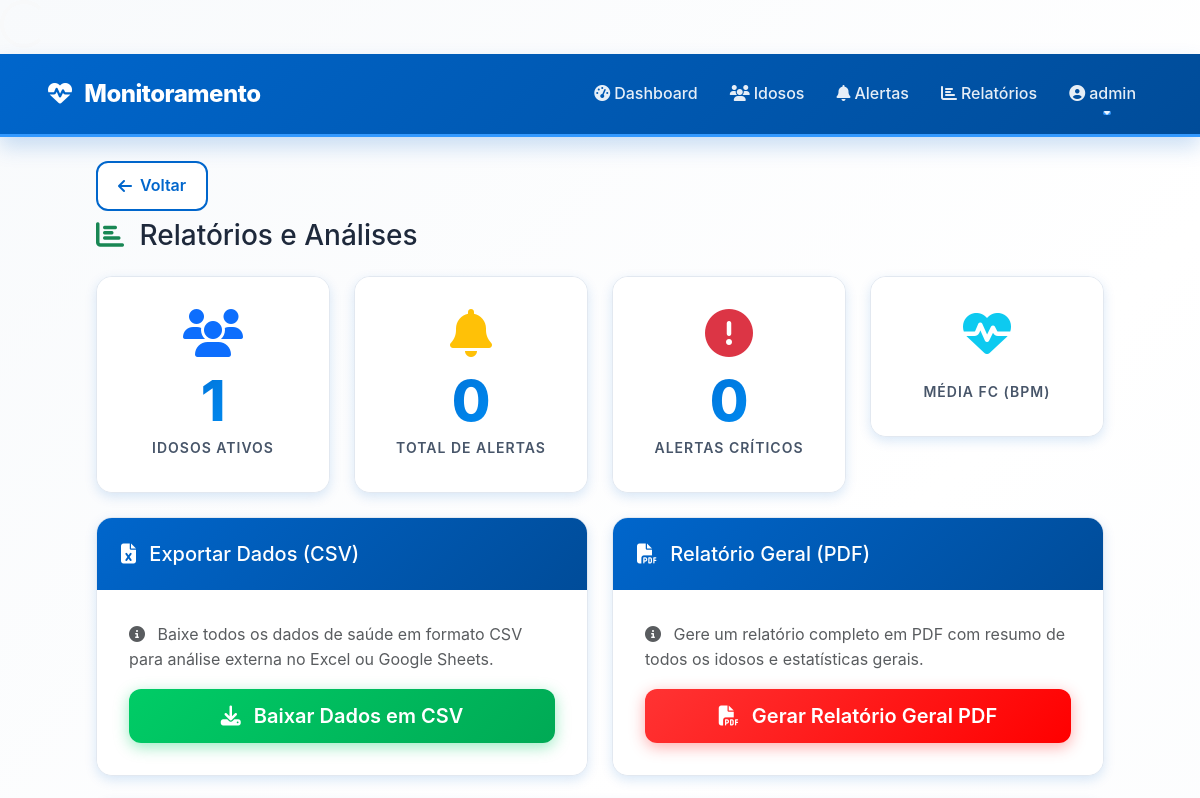
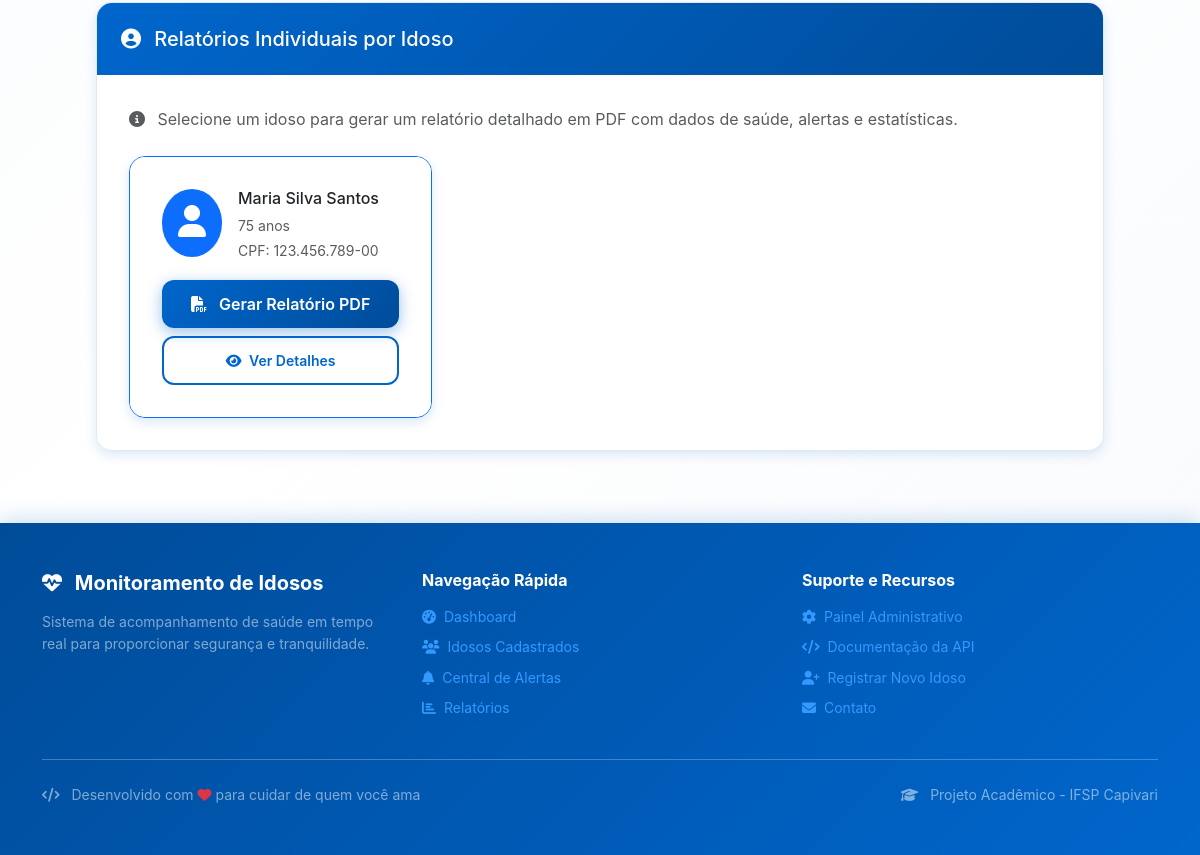
/relatorios/ (signed in), run on an earlier commit of the app's database (2 pictures, top to bottom).
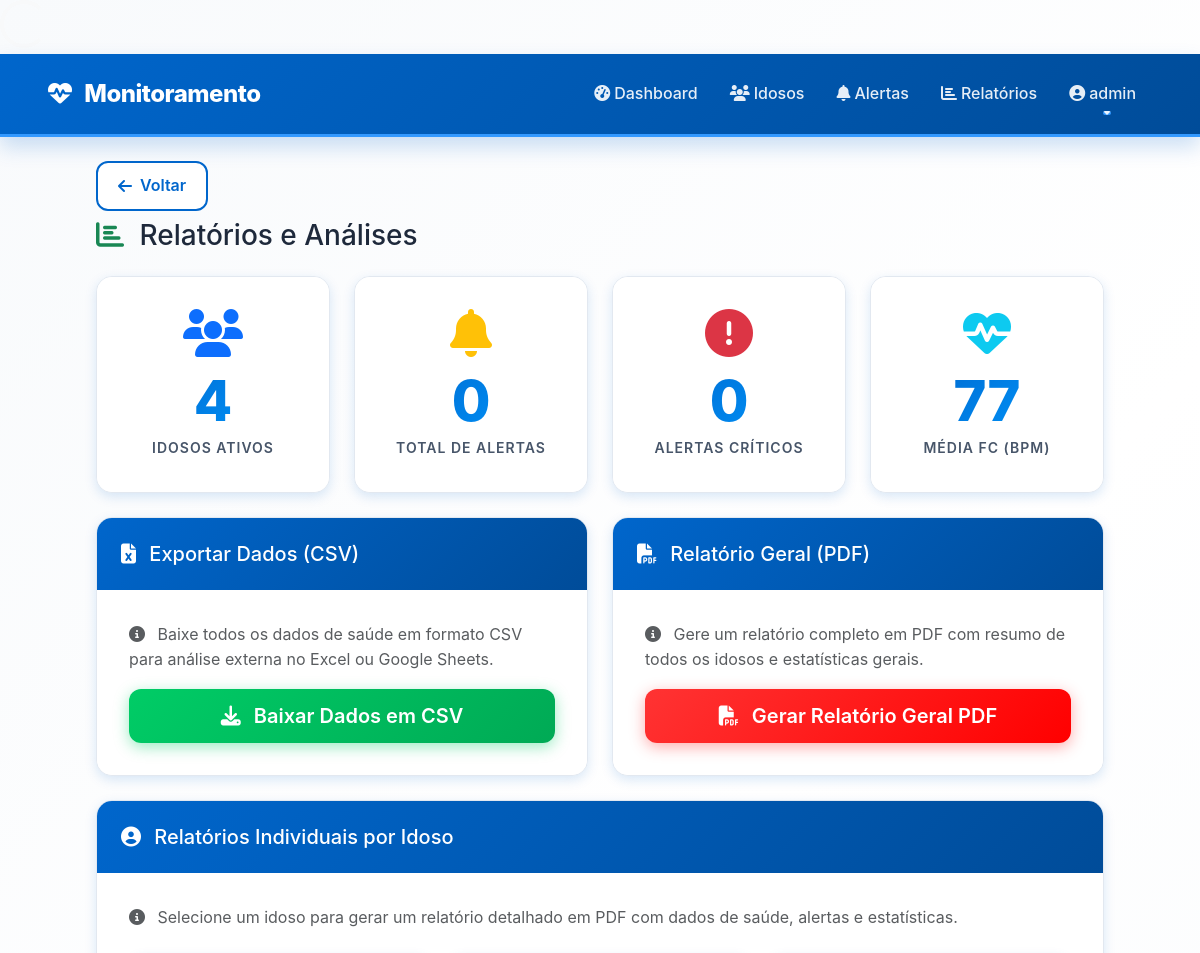
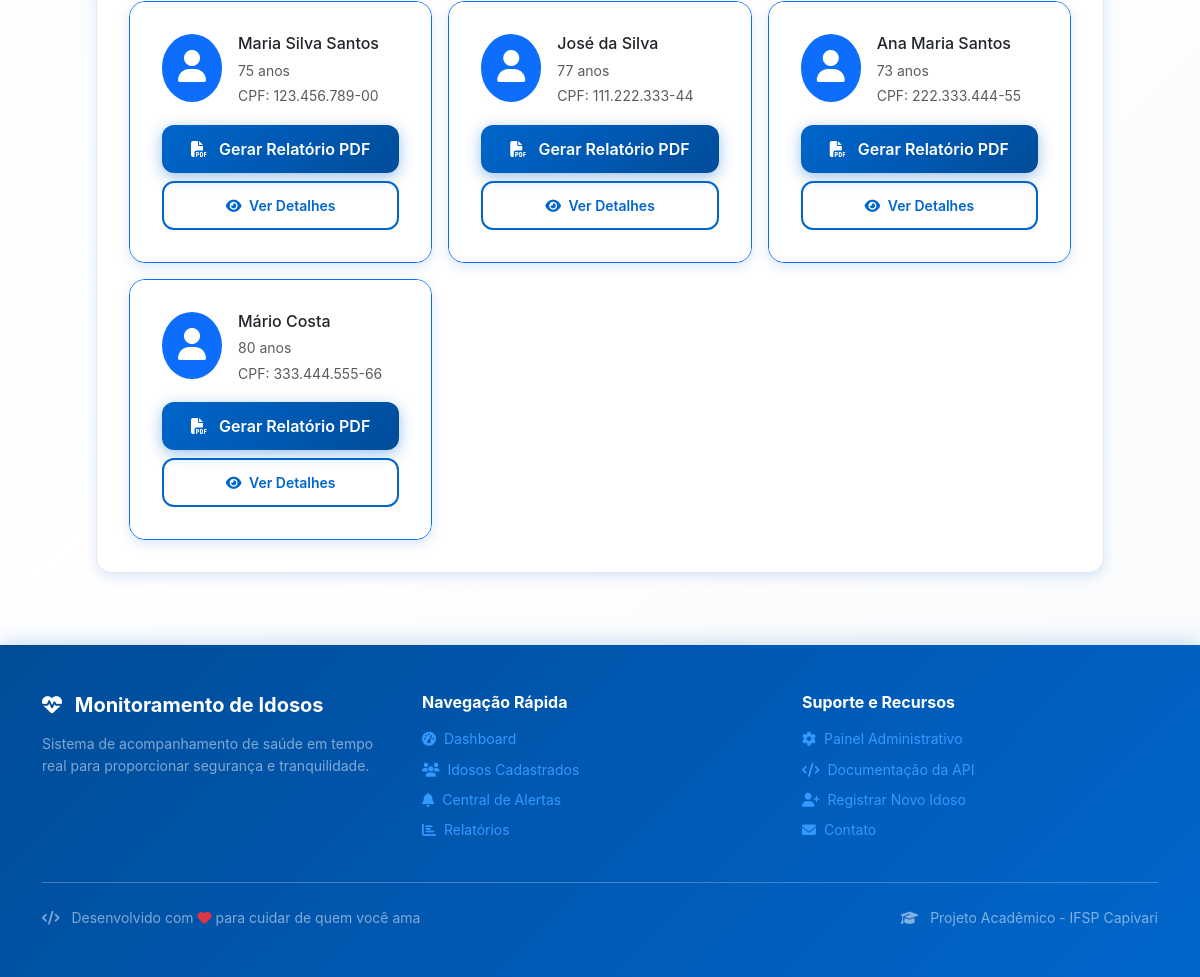
And on a later commit of the database (2 pictures, top to bottom).
### monitoramento/models.py (models this page shows, shortened)
class Idoso(models.Model):
    nome = models.CharField(max_length=100)
    data_nascimento = models.DateField()
    cpf = models.CharField(max_length=14, unique=True)
    telefone = models.CharField(max_length=20, blank=True)
    endereco = models.TextField()
    nome_responsavel = models.CharField(max_length=100)
    telefone_responsavel = models.CharField(max_length=20)
    email_responsavel = models.EmailField()
    observacoes_medicas = models.TextField(blank=True, null=True)
    ativo = models.BooleanField(default=True)
    data_cadastro = models.DateTimeField(default=timezone.now)
    latitude = models.DecimalField(max_digits=10, decimal_places=8, null=True, blank=True)
    longitude = models.DecimalField(max_digits=11, decimal_places=8, null=True, blank=True)
    @property
    def idade(self):
        hoje = date.today()
        nascimento = self.data_nascimento
        idade = hoje.year - nascimento.year
        if hoje.month < nascimento.month or (hoje.month == nascimento.month and hoje.day < nascimento.day):
            idade -= 1
        return idade

### monitoramento/views.py (the view)
# urls.py: path('relatorios/', views.relatorios, name='relatorios'),
@login_required
def relatorios(request):
    idosos = Idoso.objects.filter(ativo=True)
    total_alertas = Alerta.objects.count()
    alertas_criticos = Alerta.objects.filter(nivel='critico').count()
    media_frequencia = DadoSaude.objects.filter(
        frequencia_cardiaca__isnull=False
    ).aggregate(avg=Avg('frequencia_cardiaca'))
    return render(request, 'monitoramento/relatorios.html', {
        'idosos': idosos,
        'total_alertas': total_alertas,
        'alertas_criticos': alertas_criticos,
        'media_frequencia': media_frequencia['avg']
    })

### templates/monitoramento/relatorios.html (shortened to what the changed rows need)
{% extends 'base.html' %}
{% block content %}
<div class="container-fluid">
    <div class="d-flex justify-content-between align-items-center mb-4">
        <div>
            <h1 class="h3 mb-0">
                <i class="fas fa-chart-bar text-success me-2"></i>
                Relatórios e Análises
            </h1>
        </div>
    </div>
    <div class="row g-4 mb-4">
        <div class="col-xl-3 col-md-6">
            <div class="card">
                <div class="card-body text-center">
                    <i class="fas fa-users fa-3x text-primary mb-3"></i>
                    <div class="metric-value text-primary">{{ idosos|length }}</div>
                    <div class="metric-label">Idosos Ativos</div>
                </div>
            </div>
        </div>
        <div class="col-xl-3 col-md-6">
            <div class="card">
                <div class="card-body text-center">
                    <i class="fas fa-heartbeat fa-3x text-info mb-3"></i>
                    <div class="metric-value text-info">
                        {{ media_frequencia|floatformat:"0" }}
                    </div>
                    <div class="metric-label">Média FC (bpm)</div>
                </div>
            </div>
        </div>
    </div>
    <div class="card">
        <div class="card-body">
            {% if idosos %}
                <div class="row g-3">
                    {% for idoso in idosos %}
                        <div class="col-lg-4 col-md-6">
                            <div class="card h-100 border-primary">
                                <div class="card-body">
                                    <div class="d-flex align-items-start mb-3">
                                        <div class="flex-shrink-0">
                                            <div class="bg-primary text-white rounded-circle p-3">
                                                <i class="fas fa-user fa-2x"></i>
                                            </div>
                                        </div>
                                        <div class="flex-grow-1 ms-3">
                                            <h6 class="mb-1">{{ idoso.nome }}</h6>
                                            <small class="text-muted">{{ idoso.idade }} anos</small><br>
                                            <small class="text-muted">CPF: {{ idoso.cpf }}</small>
                                        </div>
                                    </div>
                                    <div class="d-grid gap-2">
                                        <a href="{% url 'relatorio_pdf_idoso' idoso.id %}"
                                           class="btn btn-primary" target="_blank">
                                            <i class="fas fa-file-pdf me-2"></i>
                                            Gerar Relatório PDF
                                        </a>
                                        <a href="{% url 'detalhe_idoso' idoso.id %}"
                                           class="btn btn-outline-primary btn-sm">
                                            <i class="fas fa-eye me-1"></i>
                                            Ver Detalhes
                                        </a>
                                    </div>
                                </div>
                            </div>
                        </div>
                    {% endfor %}
                </div>
            {% else %}
                <div class="text-center text-muted py-5">
                    <i class="fas fa-users fa-4x mb-3 opacity-25"></i>
                    <p class="mb-0">Nenhum idoso cadastrado ainda.</p>
                </div>
            {% endif %}
        </div>
    </div>
</div>
{% endblock %}

What changed in the data, as far as the page shows it:
added Idoso: nome "José da Silva", idade "77", cpf "111.222.333-44"
added Idoso: nome "Ana Maria Santos", idade "73", cpf "222.333.444-55"
added Idoso: nome "Mário Costa", idade "80", cpf "333.444.555-66"
Also different on the page:
{{ idosos|length }}: "1" → "4"
{{ media_frequencia|floatformat:"0" }}: (not shown) → "77"
